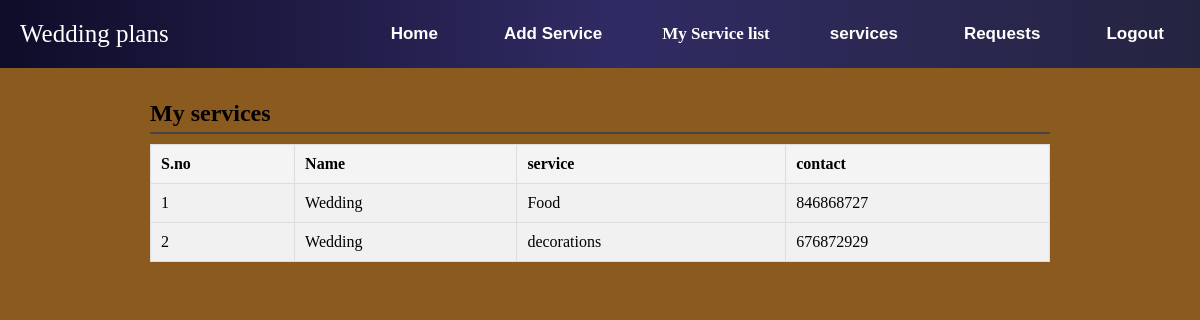
/services (signed in), run on the app's committed database.
### Wedding/models.py (models this page shows, shortened)
class Vendor(models.Model):
    user=models.ForeignKey(User, on_delete=models.CASCADE)
    name = models.CharField(max_length=200)
    service = models.CharField(max_length=200)
    contact_info = models.TextField()

### Wedding/views.py (the view)
# urls.py: path('services',views.service_list,name='services'),
def service_list(request):
    data=Vendor.objects.filter(user=request.user)
    return render(request,'services.html',{'data':data,})

### template/services.html (shortened to what this page needs)
{% extends "base.html" %}
{% block main %}
{% if data %}
<div class="request">
<section id="guests">
    <h2>My services</h2>
    {% if data %}
    <table>
        <thead>
            <tr>
                <th>S.no</th>
                <th>Name</th>
                <th>service</th>
                <th>contact</th>
            </tr>
        </thead>
        <tbody>
            {% for service in data %}
                <tr>
                    <td>{{ forloop.counter }}</td>
                    <td>{{service.name}}</td>
                    <td>{{service.service}}</td>
                    <td>{{service.contact_info}}</td>
                </tr>
                {% endfor %}
        </tbody>
    </table>
    {% else %}
    <p>empty</p>
    {% endif %}
</section>
{% endif %}
{% endblock%}

### template/base.html (style rules this page uses)
body, h1 { margin: 0; padding: 0; background-color: rgb(139, 90, 30); }

### template/services.html (style rules this page uses)
.request { display:flex; justify-content:center; align-items:center; margin-top:40px; }
section h2 { font-size: 1.5em; margin-bottom: 10px; border-bottom: 2px solid #444; padding-bottom: 5px; }
table { width:900px; border-collapse: collapse; margin-bottom: 20px; background-color: #f1f1f1; }
table th, table td { padding: 10px; border: 1px solid #ddd; text-align: left; }
table th { background-color: #f4f4f4; font-weight: bold; }

### data on the page
Vendor: name "Wedding", service "Food", contact_info "846868727"
Vendor: name "Wedding", service "decorations", contact_info "676872929"
